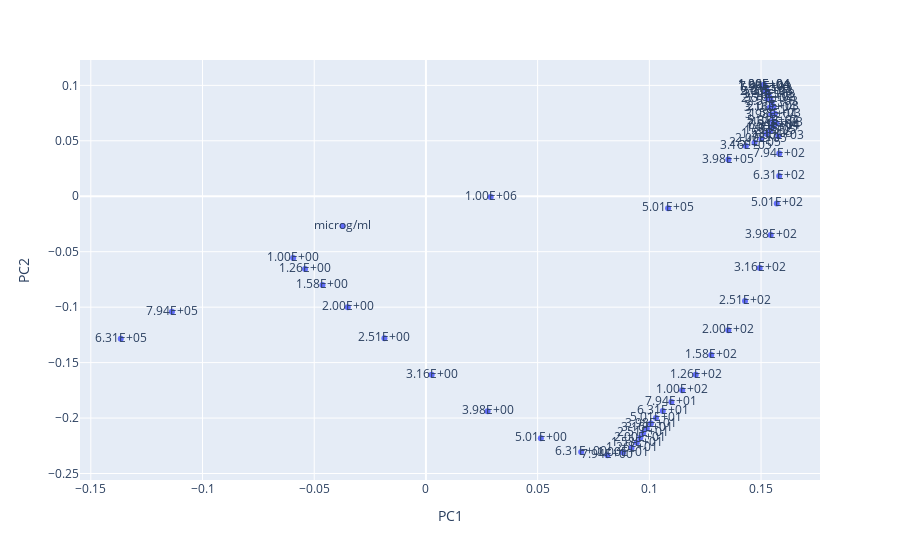

Notebook source saved alongside this figure:
### Code cell
# 5. Loadings Plot

loadings_label = df_loadings.index
# loadings_label = df_loadings.index.str.strip(' (cm)')

fig = px.scatter(df_loadings, x='PC1', y='PC2', text=loadings_label)
fig.show()
